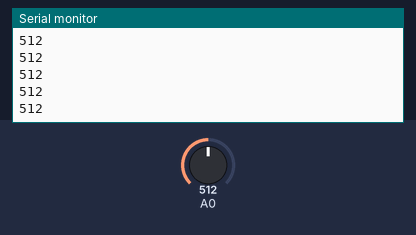
A sketch run on a simulated Arduino Uno, built with avr-gcc and run on an emulated ATmega328P. On the bench: the last lines printed to the serial monitor. Inputs (shaded band) come from the test bench; at power-on: A0 = 512.

Above: at 1.2 s.
1.3 s: A0 set to 490
At 2.0 s:
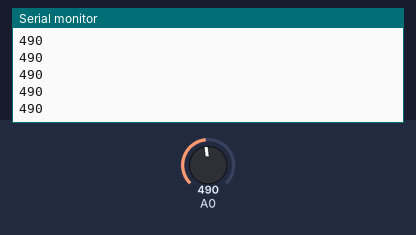
2.8 s: A0 set to 510
At 3.8 s:
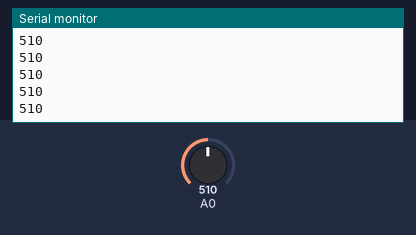
Timing chart, 0 to 5.8 s (numbered marks = the images above; inputs shaded):
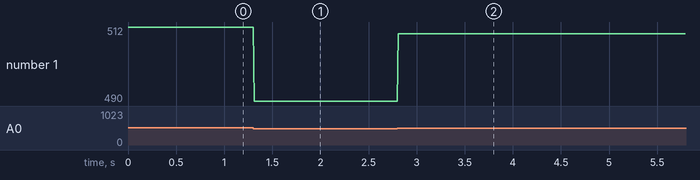

Measured:
- after the input at 1.3 s, the serial monitor: prints a new line at once (image 1)
- after the input at 2.8 s, the serial monitor: prints a new line at once (image 2)
- plotted number 1: 512 → 490 after the input at 1.3 s, 490 → 510 after the input at 2.8 s

The sketch:

dualchannelunlock.ino
```cpp
// the setup routine runs once when you press reset:
void setup() {
  // initialize the digital pin as an output.
  pinMode(0, INPUT); //LED on Model B
  pinMode(1, OUTPUT); //LED on Model A
  Serial.begin(9600);
}

// the loop routine runs over and over again forever:
void loop() {
  Serial.println(analogRead(0));
  if(analogRead(0)<500){
    digitalWrite(1,HIGH);
    delay(10);
  }else{
    digitalWrite(1, LOW);
    delay(10);
  }

           // wait for a second
}
```
